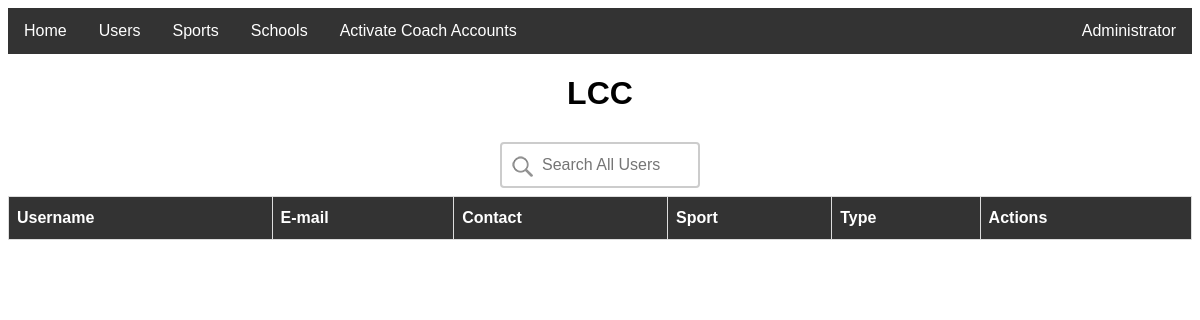
Before: /school.php?school=LCC (signed in) with the older database file.
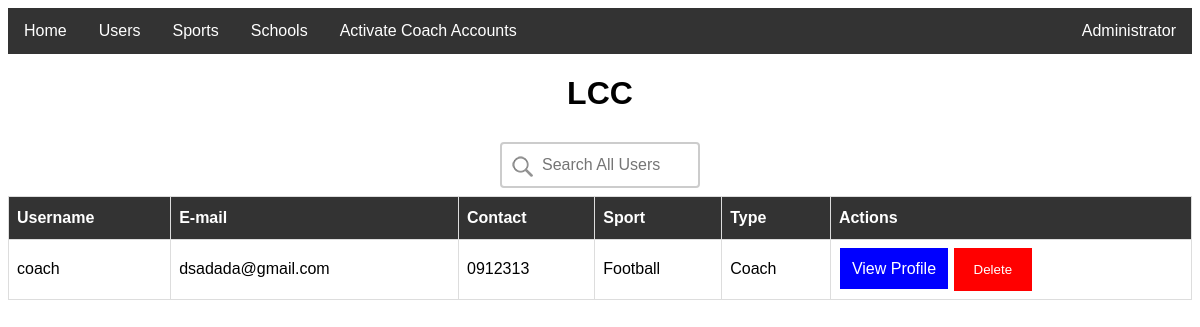
After: the same page with the newer database file.
### tables this page shows
CREATE TABLE `users` (
  `id` int(20) NOT NULL,
  `name` varchar(70) NOT NULL,
  `password` varchar(40) NOT NULL,
  `email` varchar(50) NOT NULL,
  `school` varchar(100) DEFAULT NULL,
  `previous_school` text,
  `contact` varchar(20) DEFAULT NULL,
  `address` varchar(100) DEFAULT NULL,
  `created_at` datetime NOT NULL,
  `updated_at` datetime NOT NULL,
  `type` text NOT NULL,
  `sport` text,
  `status` text NOT NULL
);

### web_db.php (called while the page is built, shortened)
<?php
$dbHost = 'localhost';
$dbName = 'android_db';
$dbUser = 'root';
$dbPass = '';
    try {
        $config = new PDO("mysql:host={$dbHost};dbname={$dbName}",$dbUser,$dbPass);
        $config->setAttribute(PDO::ATTR_ERRMODE,PDO::ERRMODE_EXCEPTION);
    } catch(PDOException $e) {
        echo $e->getMessage();
    }
    include_once('web_config.php');
    $pdo = new Config($config);
?>

### web_config.php (called while the page is built, shortened)
<?php
    class Config {
        private $db;
        function __construct($config){
            $this->db = $config;
        }
        public function fetchSchool($school){
            try{
                $query = $this->db->prepare("SELECT * from users WHERE school='$school' AND status='Activated'");
                $query->bindparam(":school", $school);
                $query->execute();
                return $request = $query->fetchAll();
            }catch(Exception $e){
                echo $e->getMessage();
                return false;
            }
        }
    }
?>

### school.php (the view, shortened to what this page needs)
<?php
    include_once('web_db.php');
    $getSchool = $_GET['school'];
?>
<!DOCTYPE html>
<html lang="en">
    <head>
        <link href="styles.css" rel="stylesheet" />
    </head>
    <body>
        <?php include('navbar.php') ?>
        <center><h1><?php echo $getSchool ?></h1>
            <form method="post">
                <input type="text" name="school" placeholder="Search All Users">
            </form>
            <?php
                if(isset($_POST['school'])){
                    $school = $_POST['school'];
            ?>
                <table id="users">
                <thead>
                        <tr>
                            <th>Username</th>
                            <th>E-mail</th>
                            <th>Contact</th>
                            <th>Sport</th>
                            <th>Type</th>
                            <th>Actions</th>
                        <tr>
                </thead>
                <tbody>
                    <?php
                        $searchSchools = $pdo->searchSchoolUsers($school,$getSchool);
                        if(is_array($searchSchools) && !empty($searchSchools)){
                            foreach($searchSchools as $searchSchool){
                    ?>
                    <tr>
                        <td><?php echo $searchSchool['name']; ?></td>
                        <td><?php echo $searchSchool['email']; ?></td>
                        <td><?php echo $searchSchool['contact']; ?></td>
                        <td><?php echo $searchSchool['sport']; ?></td>
                        <td><?php echo $searchSchool['type']; ?></td>
                        <td>
                            <a class="view-profile" href="userProfile.php?id=<?php echo $searchSchool['id']?>">View Profile</a>
                            <form method="post" class="delete-form">
                                <input type="hidden" name="id" value="<?php echo $searchSchool['id']?>"/>
                                <button class="delete-button" type="submit" name="delete">Delete</button>
                            </form>
                        </td>
                    </tr>
                    <?php } }?>
                </tbody>
            </table>
            <?php }else{ ?>
                <table id="users">
                    <thead>
                            <tr>
                                <th>Username</th>
                                <th>E-mail</th>
                                <th>Contact</th>
                                <th>Sport</th>
                                <th>Type</th>
                                <th>Actions</th>
                    </thead>
                    <tbody>
                        <?php
                            $users = $pdo->fetchSchool($getSchool);
                            if(is_array($users) && !empty($users)){
                                foreach($users as $user){
                        ?>
                        <tr>
                            <td><?php echo $user['name']; ?></td>
                            <td><?php echo $user['email']; ?></td>
                            <td><?php echo $user['contact']; ?></td>
                            <td><?php echo $user['sport']; ?></td>
                            <td><?php echo $user['type']; ?></td>
                            <td>
                                <a class="view-profile" href="userProfile.php?id=<?php echo $user['id']?>">View Profile</a>
                                <form method="post" class="delete-form">
                                    <button class="delete-button" type="submit" name="delete">Delete</button>
                                </form>
                            </td>
                        </tr>
                        <?php } }?>
                    </tbody>
                </table>
            <?php } ?>
            </center>
    </body>
</html>

Changed rows visible on the page:
added users: name "coach", email "dsadada@gmail.com", contact "0912313", sport "Football", type "Coach"
